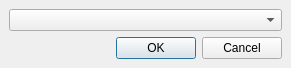
<?xml version="1.0" encoding="UTF-8"?>
<ui version="4.0">
 <class>SelectMap</class>
 <widget class="QDialog" name="SelectMap">
  <property name="geometry">
   <rect>
    <x>0</x>
    <y>0</y>
    <width>291</width>
    <height>67</height>
   </rect>
  </property>
  <property name="windowTitle">
   <string>Открыть карту</string>
  </property>
  <layout class="QVBoxLayout" name="verticalLayout">
   <property name="margin">
    <number>9</number>
   </property>
   <item>
    <widget class="QComboBox" name="comboBox"/>
   </item>
   <item>
    <widget class="QDialogButtonBox" name="buttonBox">
     <property name="standardButtons">
      <set>QDialogButtonBox::Cancel|QDialogButtonBox::Ok</set>
     </property>
    </widget>
   </item>
  </layout>
 </widget>
 <resources/>
 <connections/>
</ui>
